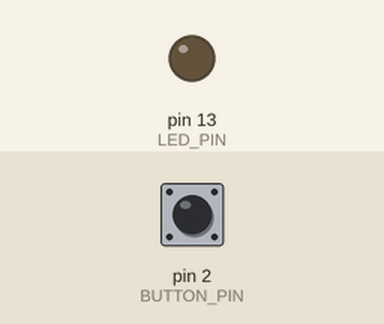
A program run on a simulated Arduino Uno, built with avr-gcc and run on an emulated ATmega328P. On the bench: output pins drawn as LEDs (lit = HIGH). The inputs (shaded band) are chosen by the test bench; at power-on: pin 2 (BUTTON_PIN) LOW.

Above: at 1.2 s.
1.3 s: pin 2 (BUTTON_PIN) pulled HIGH for 0.15 s
At 2.0 s:
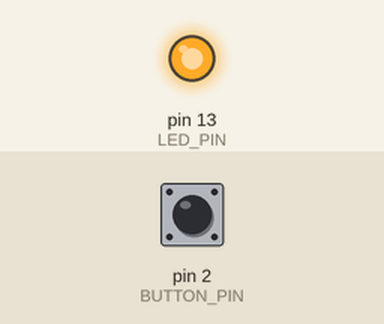
6.9 s: pin 2 (BUTTON_PIN) pulled HIGH for 3.2 s
At 12.5 s:
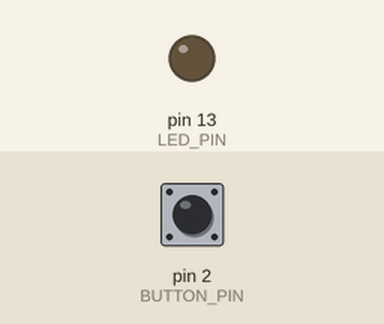
Timing chart, 0 to 14.0 s (numbered marks = the images above; inputs shaded):
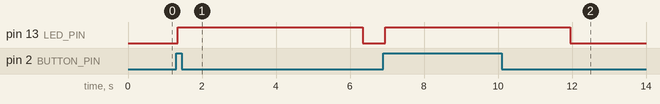

Measured:
- after the input at 1.3 s, pin 13 (LED_PIN): LOW → HIGH after 0.05 s, → LOW 5.0 s later
- after the input at 6.9 s, pin 13 (LED_PIN): LOW → HIGH after 0.05 s, → LOW 5.0 s later

The program:

main.cpp
```cpp
#include <Arduino.h>

const uint8_t LED_PIN = 13;
const uint8_t BUTTON_PIN = 2;

void setup() {
  // Serial.begin(115200);

  pinMode(LED_PIN, OUTPUT);
  pinMode(BUTTON_PIN, INPUT);
}

bool hasNewPinLevel(const uint8_t pin, bool level) {
  static const uint16_t DEBOUNCE_TIME = 50;
  static uint32_t lastTimestamp = 0;
  const bool pinState = digitalRead(pin);
  static bool lastPinState = pinState;
  bool newPinLevelMatch = false;

  if (pinState != lastPinState) {
    lastPinState = pinState;
    lastTimestamp = millis();
  } else if (lastTimestamp && (millis() - lastTimestamp) >= DEBOUNCE_TIME) {
    newPinLevelMatch = pinState == level;
    lastTimestamp = 0;
  }

  return newPinLevelMatch;
}

void loop() {
  static const uint16_t LED_TIMEOUT = 5000;
  static uint32_t timer = 0;

  if (hasNewPinLevel(BUTTON_PIN, HIGH)) {
      const bool ledState = digitalRead(LED_PIN);

      // set timer if we switch the LED from LOW to HIGH
      if (!ledState) {
        timer = millis() + LED_TIMEOUT;
      } else {
        timer = 0;
      }

      digitalWrite(LED_PIN, !ledState);
  }

  if (timer && ((int32_t)millis() > (int32_t)timer)) {
    timer = 0;

    digitalWrite(LED_PIN, LOW);
  }
}
```
